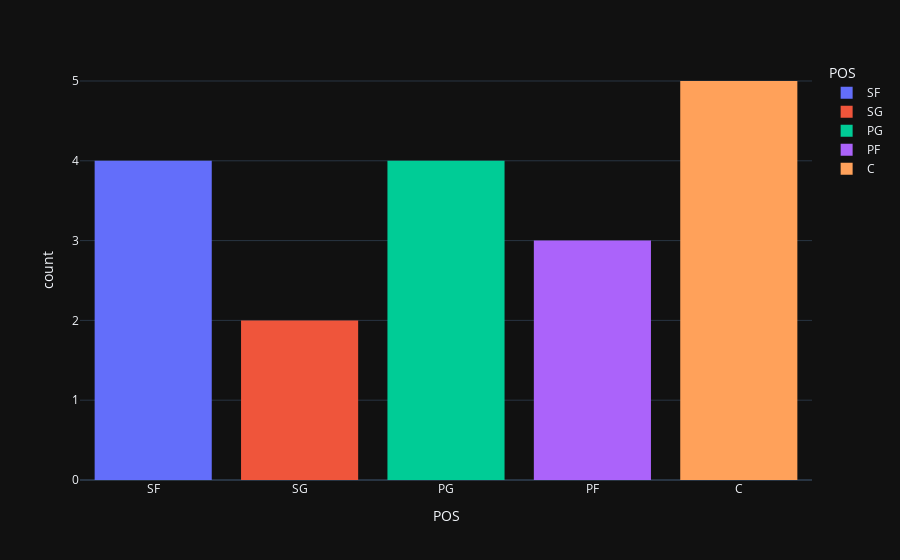

The cell this chart's notebook holds for it:
### Code cell
px.histogram(data_frame=df_jogadores[df_jogadores['Team'] == 'BOS'],
             x='POS',
             template='plotly_dark',
             color='POS').update_layout(title_x=0.35)

### Figure 1 — Plotly figure (JSON) as saved in the notebook; plotly's stock layout.template omitted (floating-point values rounded to 4 significant figures)
{"data": [{"alignmentgroup": "True", "bingroup": "x", "hovertemplate": "POS=%{x}<br>count=%{y}<extra></extra>", "legendgroup": "SF", "marker": {"color": "#636efa", "pattern": {"shape": ""}}, "name": "SF", "offsetgroup": "SF", "orientation": "v", "showlegend": true, "type": "histogram", "x": ["SF", "SF", "SF", "SF"], "xaxis": "x", "yaxis": "y"}, {"alignmentgroup": "True", "bingroup": "x", "hovertemplate": "POS=%{x}<br>count=%{y}<extra></extra>", "legendgroup": "SG", "marker": {"color": "#EF553B", "pattern": {"shape": ""}}, "name": "SG", "offsetgroup": "SG", "orientation": "v", "showlegend": true, "type": "histogram", "x": ["SG", "SG"], "xaxis": "x", "yaxis": "y"}, {"alignmentgroup": "True", "bingroup": "x", "hovertemplate": "POS=%{x}<br>count=%{y}<extra></extra>", "legendgroup": "PG", "marker": {"color": "#00cc96", "pattern": {"shape": ""}}, "name": "PG", "offsetgroup": "PG", "orientation": "v", "showlegend": true, "type": "histogram", "x": ["PG", "PG", "PG", "PG"], "xaxis": "x", "yaxis": "y"}, {"alignmentgroup": "True", "bingroup": "x", "hovertemplate": "POS=%{x}<br>count=%{y}<extra></extra>", "legendgroup": "PF", "marker": {"color": "#ab63fa", "pattern": {"shape": ""}}, "name": "PF", "offsetgroup": "PF", "orientation": "v", "showlegend": true, "type": "histogram", "x": ["PF", "PF", "PF"], "xaxis": "x", "yaxis": "y"}, {"alignmentgroup": "True", "bingroup": "x", "hovertemplate": "POS=%{x}<br>count=%{y}<extra></extra>", "legendgroup": "C", "marker": {"color": "#FFA15A", "pattern": {"shape": ""}}, "name": "C", "offsetgroup": "C", "orientation": "v", "showlegend": true, "type": "histogram", "x": ["C", "C", "C", "C", "C"], "xaxis": "x", "yaxis": "y"}], "layout": {"barmode": "relative", "legend": {"title": {"text": "POS"}, "tracegroupgap": 0}, "margin": {"t": 60}, "title": {"x": 0.35}, "xaxis": {"anchor": "y", "categoryarray": ["SF", "SG", "PG", "PF", "C"], "categoryorder": "array", "domain": [0, 1], "title": {"text": "POS"}}, "yaxis": {"anchor": "x", "domain": [0, 1], "title": {"text": "count"}}}}
